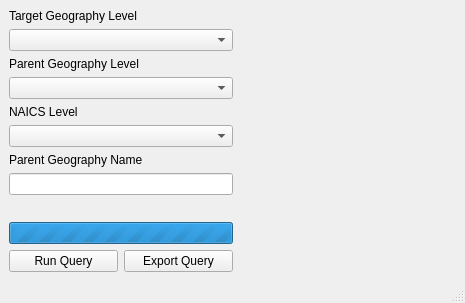
<?xml version="1.0" encoding="UTF-8"?>
<ui version="4.0">
 <class>MainWindow</class>
 <widget class="QMainWindow" name="MainWindow">
  <property name="geometry">
   <rect>
    <x>0</x>
    <y>0</y>
    <width>465</width>
    <height>303</height>
   </rect>
  </property>
  <property name="sizePolicy">
   <sizepolicy hsizetype="Fixed" vsizetype="Fixed">
    <horstretch>0</horstretch>
    <verstretch>0</verstretch>
   </sizepolicy>
  </property>
  <property name="windowTitle">
   <string>Canadian Business Patterns Query Tool</string>
  </property>
  <widget class="QWidget" name="centralwidget">
   <layout class="QHBoxLayout" name="horizontalLayout">
    <item>
     <layout class="QHBoxLayout" name="horizontalLayout_2">
      <item>
       <layout class="QVBoxLayout" name="verticalLayout">
        <property name="sizeConstraint">
         <enum>QLayout::SetDefaultConstraint</enum>
        </property>
        <item alignment="Qt::AlignTop">
         <widget class="QLabel" name="label">
          <property name="sizePolicy">
           <sizepolicy hsizetype="Preferred" vsizetype="Fixed">
            <horstretch>0</horstretch>
            <verstretch>0</verstretch>
           </sizepolicy>
          </property>
          <property name="text">
           <string>Target Geography Level</string>
          </property>
         </widget>
        </item>
        <item alignment="Qt::AlignTop">
         <widget class="QComboBox" name="comboBoxTgtGeoLvl">
          <property name="maximumSize">
           <size>
            <width>778</width>
            <height>16777215</height>
           </size>
          </property>
         </widget>
        </item>
        <item>
         <widget class="QLabel" name="label_2">
          <property name="sizePolicy">
           <sizepolicy hsizetype="Preferred" vsizetype="Fixed">
            <horstretch>0</horstretch>
            <verstretch>0</verstretch>
           </sizepolicy>
          </property>
          <property name="text">
           <string>Parent Geography Level</string>
          </property>
         </widget>
        </item>
        <item alignment="Qt::AlignTop">
         <widget class="QComboBox" name="comboBoxPrtGeoLvl"/>
        </item>
        <item>
         <widget class="QLabel" name="label_3">
          <property name="sizePolicy">
           <sizepolicy hsizetype="Preferred" vsizetype="Fixed">
            <horstretch>0</horstretch>
            <verstretch>0</verstretch>
           </sizepolicy>
          </property>
          <property name="text">
           <string>NAICS Level</string>
          </property>
         </widget>
        </item>
        <item>
         <widget class="QComboBox" name="comboBoxNcsLvl"/>
        </item>
        <item>
         <widget class="QLabel" name="label_4">
          <property name="sizePolicy">
           <sizepolicy hsizetype="Preferred" vsizetype="Fixed">
            <horstretch>0</horstretch>
            <verstretch>0</verstretch>
           </sizepolicy>
          </property>
          <property name="text">
           <string>Parent Geography Name</string>
          </property>
         </widget>
        </item>
        <item>
         <widget class="QLineEdit" name="lineEditPrtGeoName"/>
        </item>
        <item>
         <spacer name="verticalSpacer">
          <property name="orientation">
           <enum>Qt::Vertical</enum>
          </property>
          <property name="sizeHint" stdset="0">
           <size>
            <width>20</width>
            <height>40</height>
           </size>
          </property>
         </spacer>
        </item>
        <item>
         <widget class="QProgressBar" name="progressBar">
          <property name="maximum">
           <number>0</number>
          </property>
          <property name="value">
           <number>-1</number>
          </property>
          <property name="alignment">
           <set>Qt::AlignCenter</set>
          </property>
          <property name="textVisible">
           <bool>true</bool>
          </property>
         </widget>
        </item>
        <item>
         <layout class="QHBoxLayout" name="horizontalLayout_3">
          <item>
           <widget class="QPushButton" name="buttonRunQuery">
            <property name="text">
             <string>Run Query</string>
            </property>
           </widget>
          </item>
          <item>
           <widget class="QPushButton" name="buttonExportQuery">
            <property name="text">
             <string>Export Query</string>
            </property>
           </widget>
          </item>
         </layout>
        </item>
       </layout>
      </item>
      <item>
       <layout class="QVBoxLayout" name="verticalLayout_2"/>
      </item>
     </layout>
    </item>
    <item>
     <spacer name="horizontalSpacer">
      <property name="orientation">
       <enum>Qt::Horizontal</enum>
      </property>
      <property name="sizeHint" stdset="0">
       <size>
        <width>40</width>
        <height>20</height>
       </size>
      </property>
     </spacer>
    </item>
   </layout>
  </widget>
  <widget class="QMenuBar" name="menubar">
   <property name="geometry">
    <rect>
     <x>0</x>
     <y>0</y>
     <width>465</width>
     <height>21</height>
    </rect>
   </property>
  </widget>
  <widget class="QStatusBar" name="statusbar"/>
 </widget>
 <resources/>
 <connections/>
</ui>
